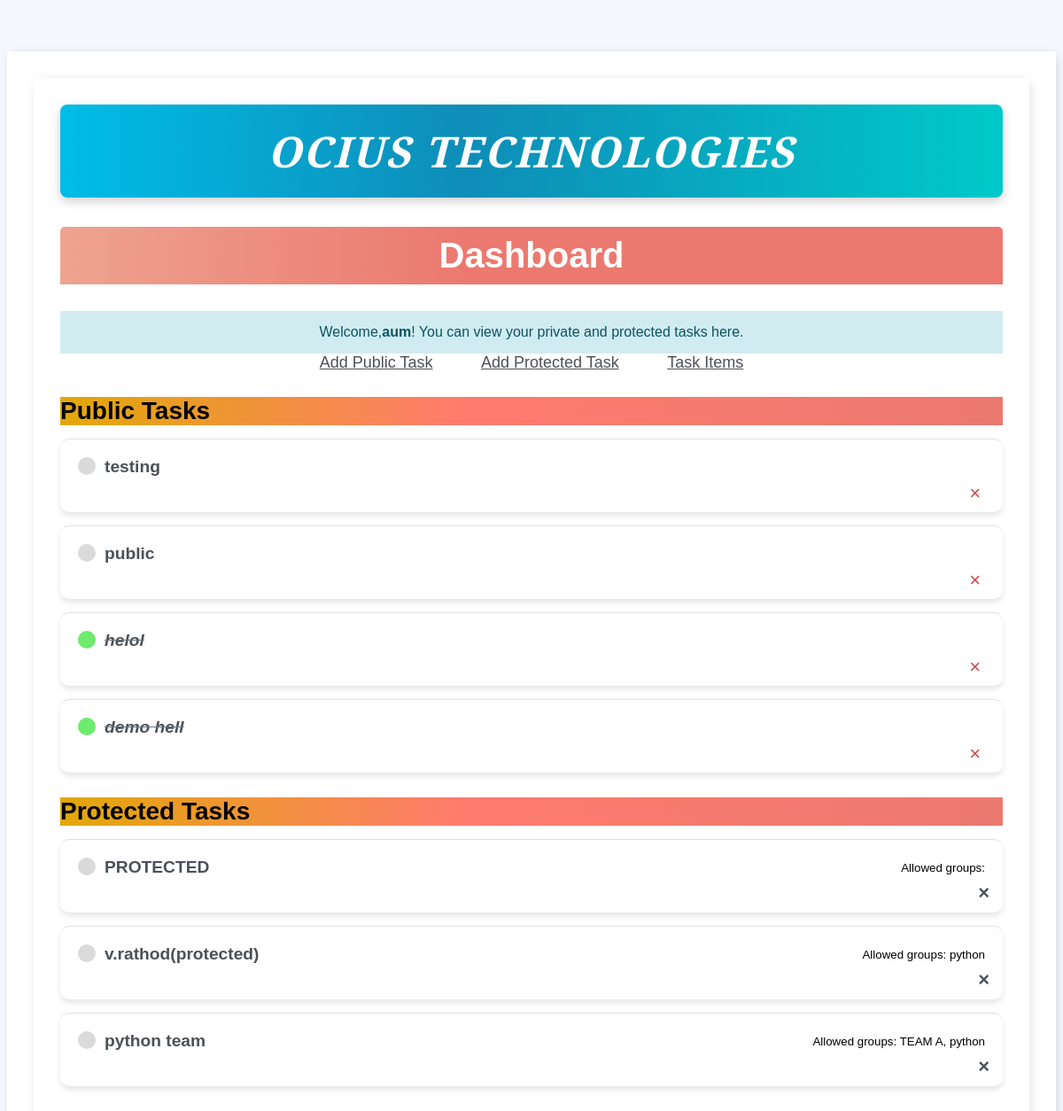
Screenshot of //dashboard (signed in) with the database file from the repository.
### base/models.py (models this page shows)
class Task(models.Model):
    VISIBILITY_CHOICES = [
        ('public', 'Public'),
        ('private', 'Private'),
        ('protected', 'Protected'),
    ]
    user= models.ForeignKey(User,on_delete=models.CASCADE,null=True,blank=True)
    title=models.CharField(max_length=200)
    description=models.TextField(null=True,blank=True)
    complete = models.BooleanField(default=False)
    created = models.DateTimeField(auto_now_add=True)
    visibility = models.CharField(max_length=10, choices=VISIBILITY_CHOICES, default='private')
    allowed_groups = models.ManyToManyField(Group, blank=True)
    def __str__(self):
        return self.title
    class Meta:
        ordering = ['complete']

### base/views.py (the view)
# urls.py: path('/dashboard', dashboard, name='dashboard'),
def dashboard(request):
    public_tasks = Task.objects.filter(visibility='public')
    private_tasks = Task.objects.filter(user=request.user, visibility='private') if request.user.is_authenticated else []
    protected_tasks = Task.objects.filter(
        Q(visibility='protected') & (Q(user=request.user) | Q(allowed_groups__in=request.user.groups.all()))
    ).distinct() if request.user.is_authenticated else []
    return render(request, 'base/dashboard.html', {
        'public_tasks': public_tasks,
        'private_tasks': private_tasks,
        'protected_tasks': protected_tasks,
    })

### base/templates/base/dashboard.html (shortened to what this page needs)
{%extends 'base/main.html'%}
{% block content %}
    <div class="container mt-5">
      <h1 class="brand-title"><i>OCIUS TECHNOLOGIES</i></h1>
        <h2 class="text-center">Dashboard</h2>
        {% if request.user.is_authenticated %}
            <div class="alert alert-info text-center">
                Welcome,<strong>{{ request.user.username }}</strong>! You can view your private and protected tasks here.
            </div>
            <div class="text-center mb-4">
                <a href="{% url 'add_public_task' %}" class="btn btn-success btn-lg">Add Public Task</a>
                <a href="{% url 'add_protected_task' %}" class="btn btn-success btn-lg">Add Protected Task</a>
                <a href= "{% url 'login' %}" class = "btn btn-success btn-lg">Task Items</a>
            </div>
        {% else %}
            <div class="alert alert-warning text-center">
                <p><a href="{% url 'login' %}" class="btn btn-primary btn-sm">Login</a> to view your private and protected tasks.</p>
            </div>
        {% endif %}
      <div class="task-item-wrapper">
        <h3 class="text-info">Public Tasks</h3>
    {% for task in public_tasks %}
        <div class="task-wrapper">
          <div class="d-flex justify-content-between align-items-center">
            <div class="task-actions">
            {%if task.complete %}
            <div class="task-title">
                <div class="task-complete-icon"></div>
                <i><s><a href="{% url 'task-update' task.id%}">{{task}}</a></s></i>
              </div>
              <div class="text-end">
                <a class="delete-link" href="{% url 'task-delete' task.id%}">&#215;</a>
              </div>
            {% else %}
                <div class="task-title">
                    <div class="task-incomplete-icon"></div>
                    <a href="{% url 'task-update' task.id%}">{{task}}</a>
                    </div>
                <div class="text-end">
                    <a class="delete-link" href="{% url 'task-delete' task.id%}">&#215;</a> {% comment %}Delete {% endcomment %}
                </div>
            {%endif%}
            </div>
          </div>
        </div>
        {% empty %}
         <div class="alert alert-info">No public tasks available.</div>
    {% endfor %}
      </div>
    <div class="task-item-wrapper">
        <h3 class="text-success">Protected Tasks</h3>
            {% for task in protected_tasks %}
                <div class="task-wrapper">
                <div class="d-flex justify-content-between align-items-center">
                <div class="task-title">
                {%if task.complete %}
                        <div class="task-title">
                        <div class="task-complete-icon">
                        </div>
                        <i><s><a href="{% url 'task-update' task.id%}">{{task}}</a></s></i>
                        </div>
                        <div class="text-end">
                        <a class="delete-link" href="{% url 'task-delete' task.id%}">&#215;</a>
                        </div>
                {% else %}
                    <div class="task-title">
                    <div class="task-incomplete-icon"></div>
                    <a href="{% url 'task-update' task.id%}">{{task}}</a>
                    </div>
                    <div class="text-end">
                    <a class="delete-link" href="{% url 'task-delete' task.id%}">&#215;</a> {% comment %}Delete {% endcomment %}
                    </div>
                {%endif%}
                            </div>
                        </div>
  <small class="text-muted">Allowed groups:
                {% for group in task.allowed_groups.all %}
                    {{ group.name }}{% if not forloop.last %}, {% endif %}
                {% endfor %}
            </small>
                    </div>
                {% empty %}
                    <div class="alert alert-info">No protected tasks available.</div>
                {% endfor %}
            </div>
        </div>
    </div>
{% endblock %}

### base/templates/base/main.html (style rules this page uses)
body { background-color:#FAFAFA; font-family :"Nunito", sans-serif; padding-top:50px; }
h1, h2, h3, h4, h5, h6, { font-family: 'Raleway', sans-serif; }
a, p { color:#4b5156 }
.container { max-width:550px; margin:auto; background-color: #fff; -webkit-box-shadow: 2px 2px 13px -4px rgba(0,0,0,0.21); box-shadow:2px 2px 13px -4px rgba(0,0,0,0.21); }
.task-wrapper { display:flex; align-items:center; justify-content:space-between; padding:20px; background-color: #fff; border-top: 1px solid rgb(226,226,226); }
.task-title { display:flex; }
.task-title a { text-decoration: none; color: #4b5156; margin-left: 10px; }
.task-complete-icon { height: 20px; width: 20px; background-color: rgb(109, 235, 109); border-radius: 50%; }
.task-incomplete-icon { height: 20px; width: 20px; background-color: rgb(218, 218, 218); border-radius: 50%; }
.delete-link { text-decoration:none; font-weight:none; color: #cf4949; font-size:22px; line-height:0; }

### base/templates/base/dashboard.html (style rules this page uses)
body { background-color: #f4f7fc; font-family: 'Arial', sans-serif; }
.container { max-width: 1200px; padding: 30px; }
.brand-title { text-align: center; font-size: 3rem; font-weight: bold; font-family:'Playfair Display', serif; color: #ffffff; padding: 20px 0; margin: 0; background: linear-gradient(90deg,rgb(0, 189, 231) 0%,rgb(14, 141, 184) 43%,rgb(0, 201, 201)); border-radius: 8px; box-shadow: 0 4px 12px rgba(0, 0, 0, 0.2); letter-spacing: 2px; text-transform: uppercase; transition: transform 0.3s ease, box-shadow 0.3s ease; }
h2 { color:#fff; padding:10px; border-radius:5px 5px 0 0; background:linear-gradient(90deg, #EEA390 0%, #EB796F 43%, #EB796F 100% ); font-size: 2.5rem; margin-bottom: 30px; }
h3 { font-size: 1.75rem; color:; background:linear-gradient(90deg,rgb(226, 168, 8) 0%,rgb(255, 123, 111) 43%, #EB796F 100% ); margin-bottom: 15px; }
.task-wrapper { background-color: #ffffff; padding: 20px; margin-bottom: 15px; border-radius: 10px; box-shadow: 0 4px 6px rgba(0, 0, 0, 0.1); transition: transform 0.3s ease-in-out, box-shadow 0.3s ease; position: relative; padding-bottom: 2.5rem; }
.task-title { font-size: 1.2rem; font-weight: bold; color: #333; }
.task-title s { color: #6c757d; }
.btn { border-radius: 5px; padding: 8px 15px; }
.btn-lg { font-size: 1.125rem; padding: 12px 25px; }
.alert { font-size: 1rem; padding: 15px; }
.alert-info { background-color: #d1ecf1; border-color: #bee5eb; color: #0c5460; }
.text-center { text-align: center; }
.task-actions a { margin: 0 10px; }
.text-end { position: absolute; right: 15px; bottom: 10px; }

### rows the page displays
Task: title "testing"
Task: title "public"
Task: title "helol"
Task: title "demo hell"
Task: title "PROTECTED"
Task: title "v.rathod(protected)"
Task: title "python team"

### other values shown
{{ request.user.username }} "aum"
{{ group.name }} "python"
{{ group.name }} "TEAM A"
